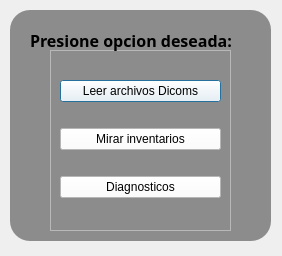
<?xml version="1.0" encoding="UTF-8"?>
<ui version="4.0">
 <class>opciones_ventana</class>
 <widget class="QDialog" name="opciones_ventana">
  <property name="geometry">
   <rect>
    <x>0</x>
    <y>0</y>
    <width>282</width>
    <height>256</height>
   </rect>
  </property>
  <property name="windowTitle">
   <string>ventana de opciones</string>
  </property>
  <widget class="QFrame" name="frame">
   <property name="geometry">
    <rect>
     <x>50</x>
     <y>50</y>
     <width>181</width>
     <height>181</height>
    </rect>
   </property>
   <property name="frameShape">
    <enum>QFrame::StyledPanel</enum>
   </property>
   <property name="frameShadow">
    <enum>QFrame::Raised</enum>
   </property>
   <layout class="QGridLayout" name="gridLayout">
    <item row="2" column="0">
     <widget class="QPushButton" name="leer_archivo_dcm">
      <property name="baseSize">
       <size>
        <width>0</width>
        <height>0</height>
       </size>
      </property>
      <property name="styleSheet">
       <string notr="true">background-color: rgb(255, 255, 255);</string>
      </property>
      <property name="text">
       <string>Leer archivos Dicoms</string>
      </property>
      <property name="iconSize">
       <size>
        <width>18</width>
        <height>19</height>
       </size>
      </property>
     </widget>
    </item>
    <item row="4" column="0">
     <widget class="QPushButton" name="Diagnosticos">
      <property name="styleSheet">
       <string notr="true">background-color: rgb(255, 255, 255);
</string>
      </property>
      <property name="text">
       <string>Diagnosticos</string>
      </property>
     </widget>
    </item>
    <item row="3" column="0">
     <widget class="QPushButton" name="mirar_inventarios">
      <property name="styleSheet">
       <string notr="true">background-color: rgb(255, 255, 255);</string>
      </property>
      <property name="text">
       <string>Mirar inventarios</string>
      </property>
     </widget>
    </item>
   </layout>
  </widget>
  <widget class="QLabel" name="label">
   <property name="geometry">
    <rect>
     <x>10</x>
     <y>10</y>
     <width>261</width>
     <height>231</height>
    </rect>
   </property>
   <property name="styleSheet">
    <string notr="true">background-color: qlineargradient(spread:pad, x1:0, y1:0, x2:1, y2:0, stop:0 rgba(0, 0, 0, 255), stop:1 rgba(255, 255, 255, 255));
border-radius:20px;
background-color: rgb(140, 140, 140);</string>
   </property>
   <property name="text">
    <string/>
   </property>
  </widget>
  <widget class="QLabel" name="label_2">
   <property name="geometry">
    <rect>
     <x>30</x>
     <y>30</y>
     <width>211</width>
     <height>21</height>
    </rect>
   </property>
   <property name="font">
    <font>
     <family>Myanmar Text</family>
     <pointsize>12</pointsize>
     <weight>75</weight>
     <bold>true</bold>
    </font>
   </property>
   <property name="text">
    <string>Presione opcion deseada:</string>
   </property>
  </widget>
  <zorder>label</zorder>
  <zorder>frame</zorder>
  <zorder>label_2</zorder>
 </widget>
 <resources/>
 <connections/>
</ui>
